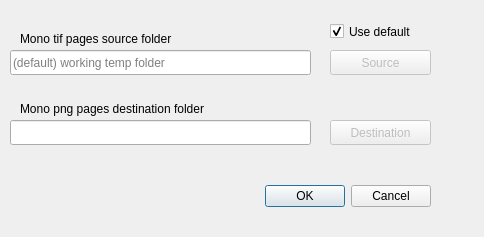
<?xml version="1.0" encoding="UTF-8"?>
<ui version="4.0">
 <class>mono2pngDialog</class>
 <widget class="QDialog" name="mono2pngDialog">
  <property name="windowModality">
   <enum>Qt::ApplicationModal</enum>
  </property>
  <property name="geometry">
   <rect>
    <x>0</x>
    <y>0</y>
    <width>484</width>
    <height>237</height>
   </rect>
  </property>
  <property name="windowTitle">
   <string>Convert  mono tif pages into png pages</string>
  </property>
  <widget class="QDialogButtonBox" name="buttonBox">
   <property name="geometry">
    <rect>
     <x>260</x>
     <y>180</y>
     <width>171</width>
     <height>32</height>
    </rect>
   </property>
   <property name="orientation">
    <enum>Qt::Horizontal</enum>
   </property>
   <property name="standardButtons">
    <set>QDialogButtonBox::Cancel|QDialogButtonBox::Ok</set>
   </property>
  </widget>
  <widget class="QLineEdit" name="SourceLineEdit">
   <property name="geometry">
    <rect>
     <x>10</x>
     <y>50</y>
     <width>301</width>
     <height>25</height>
    </rect>
   </property>
   <property name="placeholderText">
    <string>(default) working temp folder</string>
   </property>
  </widget>
  <widget class="QPushButton" name="SourceButton">
   <property name="enabled">
    <bool>false</bool>
   </property>
   <property name="geometry">
    <rect>
     <x>330</x>
     <y>50</y>
     <width>101</width>
     <height>25</height>
    </rect>
   </property>
   <property name="text">
    <string>Source</string>
   </property>
   <property name="icon">
    <iconset resource="../UI_Icons.qrc">
     <normaloff>:/Icons/Icons/tiff-file.png</normaloff>:/Icons/Icons/tiff-file.png</iconset>
   </property>
  </widget>
  <widget class="QPushButton" name="DestinationButton">
   <property name="enabled">
    <bool>false</bool>
   </property>
   <property name="geometry">
    <rect>
     <x>330</x>
     <y>120</y>
     <width>101</width>
     <height>25</height>
    </rect>
   </property>
   <property name="text">
    <string>Destination</string>
   </property>
   <property name="icon">
    <iconset resource="../UI_Icons.qrc">
     <normaloff>:/Icons/Icons/png-file.png</normaloff>:/Icons/Icons/png-file.png</iconset>
   </property>
  </widget>
  <widget class="QLineEdit" name="DestinationLineEdit">
   <property name="geometry">
    <rect>
     <x>10</x>
     <y>120</y>
     <width>301</width>
     <height>25</height>
    </rect>
   </property>
  </widget>
  <widget class="QLabel" name="SourceLabel">
   <property name="geometry">
    <rect>
     <x>20</x>
     <y>30</y>
     <width>201</width>
     <height>17</height>
    </rect>
   </property>
   <property name="text">
    <string>Mono tif pages source folder</string>
   </property>
  </widget>
  <widget class="QLabel" name="DestinationLabel">
   <property name="geometry">
    <rect>
     <x>20</x>
     <y>100</y>
     <width>271</width>
     <height>17</height>
    </rect>
   </property>
   <property name="text">
    <string>Mono png pages destination folder</string>
   </property>
  </widget>
  <widget class="QCheckBox" name="defaultsrcBox">
   <property name="geometry">
    <rect>
     <x>330</x>
     <y>20</y>
     <width>101</width>
     <height>23</height>
    </rect>
   </property>
   <property name="text">
    <string>Use default</string>
   </property>
   <property name="checked">
    <bool>true</bool>
   </property>
  </widget>
 </widget>
 <resources>
  <include location="../UI_Icons.qrc"/>
 </resources>
 <connections>
  <connection>
   <sender>buttonBox</sender>
   <signal>accepted()</signal>
   <receiver>mono2pngDialog</receiver>
   <slot>accept()</slot>
   <hints>
    <hint type="sourcelabel">
     <x>248</x>
     <y>254</y>
    </hint>
    <hint type="destinationlabel">
     <x>157</x>
     <y>274</y>
    </hint>
   </hints>
  </connection>
  <connection>
   <sender>buttonBox</sender>
   <signal>rejected()</signal>
   <receiver>mono2pngDialog</receiver>
   <slot>reject()</slot>
   <hints>
    <hint type="sourcelabel">
     <x>316</x>
     <y>260</y>
    </hint>
    <hint type="destinationlabel">
     <x>286</x>
     <y>274</y>
    </hint>
   </hints>
  </connection>
 </connections>
</ui>
